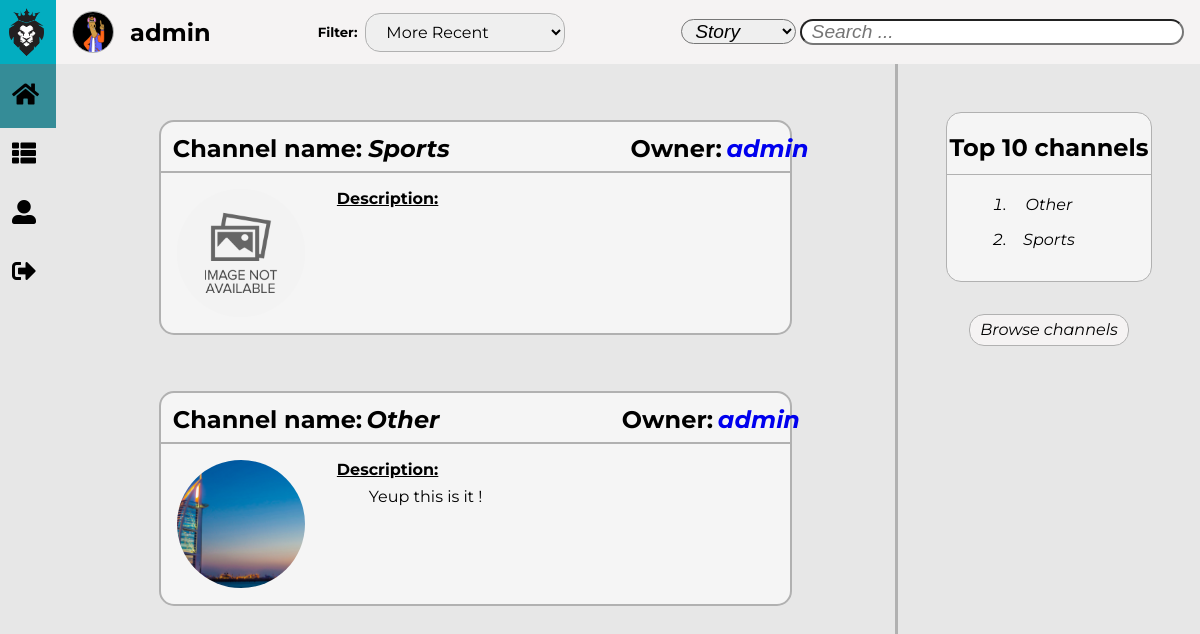
Screenshot of /pages/show_channels.php (signed in) with the database file from the repository.
### tables this page shows
CREATE TABLE Channel(
    name TEXT NOT NULL PRIMARY KEY,
    owner TEXT NOT NULL REFERENCES User(username),
    description TEXT      
);

### pages/show_channels.php (called while the page is built, shortened)
<?php
    include_once('../includes/functions.php');
    include_once('../templates/tpl_common.php');
    include_once('../templates/tpl_show_channels.php');
    include_once('../templates/tpl_general_aside.php');
    include_once('../database/db_channel.php');
    $show = isset($_GET['show']) ? htmlentities($_GET['show']) : 'all';
    if($show === 'all') {
      $channels = get_all_channels();
    }
    draw_channels_list(htmlentities_all($channels));
?>

### database/db_channel.php (called while the page is built, shortened)
<?php
  include_once('../includes/functions.php');
    function get_all_channels() {
        $db = Database::instance()->db();
        $stmt = $db->prepare('SELECT * FROM Channel');
        $stmt->execute(array());
        return $stmt->fetchall();
    }
?>

### includes/functions.php (called while the page is built, shortened)
<?php function get_image($default, $directory, $folder, $element) {
    $image = $default;
    $extensions = ['jpg', 'png', 'gif'];
    for($index = 0; $index < count($extensions); $index++) {
        if(file_exists($directory . $element . '.' . $extensions[$index])) {
            $image = $folder . $element . '.' . $extensions[$index];
            break;
        }
    }
    return $image;
} ?>

### templates/tpl_show_channels.php (the view, shortened to what this page needs)
<?php function draw_channels_list($channels) { ?>
    <div id="masterChannels">
        <section id="channels">
            <form method="get" action="../pages/channel.php">
                <?php foreach($channels as $channel) { ?>
                    <article id="<?= $channel['name'] ?>" class="channelArticle">
                        <header id="channelHeader">
                            <div>
                                <div>
                                    <p>Channel name:</p><h1><?= $channel['name'] ?></h1>
                                </div>
                                <div>
                                    <p>Owner:</p><h1><a href="../pages/profile.php?username=<?= $channel['owner'] ?>"><?= $channel['owner'] ?></a></h1>
                                </div>
                            </div>
                            <div>
                                <img id="asideIMG" src="../resources/images/<?= get_image('default/defaultChannel.png', '../resources/images/channels/', 'channels/', sha1($channel['name'])) ?>" alt="Channel Image">
                                <div id="channelDescription">
                                    <h1>Description:</h1><p><?= $channel['description'] ?></p>
                                </div>
                            </div>
                        </header>
                    </article>
                <?php } ?>
            </form>
        </section>
    </div>
<?php } ?>

### css/common.css (style rules this page uses)
:root { --background-color: rgb(231, 231, 231); --background-header-color: rgb(3, 173, 192); --background-menu-color: rgb(53, 140, 151); --background-toolBar-color: rgb(245, 243, 243); --site-name-color: white; --site-name-font: 'Exo', sans-serif; --menu-color: white; --menu-icons-color: black; --menu-font: 'Montserrat', sans-serif; --toolBar-font: 'Montserrat', sans-serif; --toolBar-info-font-size: 1.5em; --toolBar-filter-font-size: 1em; --border-color: rgb(177, 177, 177); --messages-font: 'Montserrat', sans-serif; --success-fg-color: rgb(86, 155, 13); --error-fg-color: rgb(218, 2, 13); }
body { margin: 0em; display: grid; height: 100%; overflow: hidden; grid-template-columns: auto 5.5fr 2fr; grid-template-rows: 4em 100%; grid-template-areas: "header toolBar toolBar" "menu content aside"; background-color: var(--background-color); }
a { text-decoration: none; }

### css/show_channels.css (style rules this page uses)
:root { --background-color: rgb(231, 231, 231); --background-story-color: whitesmoke; --story-title-font: 'Montserrat', sans-serif; --story-header-font: 'Montserrat', sans-serif; --story-text-font: 'Montserrat', sans-serif; --border-color: rgb(177, 177, 177); }
#masterChannels { grid-area: content; width: 100%; height: 100%; overflow: hidden; }
#channels { margin: 0%; width: 100%; max-height: 95%; overflow-y: auto; padding-right: 20px; }
#channels > form article { margin: 3.5em auto; width: 75%; height: auto; border-radius: 15px; border: solid var(--border-color) 2px; background-color: var(--background-story-color); transition: 0.1s; }
#channelHeader > div:first-child { justify-content: space-between; display: flex; padding-bottom: 0.5em; border-bottom: solid var(--border-color) 2px; }
#channelHeader > div:first-child * { justify-content: space-between; display: flex; padding-right: 1em; }
#channelHeader > div:first-child div:first-child p { margin: 0em; padding: 0.5em 0em 0em 0.5em; width: 15em; padding-top: 0.5em; font-weight: bold; font-size: 1.5em; font-family: var(--story-text-font); }
#channelHeader > div:first-child div:last-child p { margin: 0em; padding: 0.5em 0em 0em 0em; width: 3em; padding-top: 0.5em; padding-right: 1em; font-weight: bold; font-size: 1.5em; font-family: var(--story-text-font); }
#channelHeader > div:first-child h1 { margin: 0em; padding: 0.5em 0em 0em 0em; width: 100%; height: auto; font-family: var(--story-title-font); font-size: 1.5em; font-style: italic; }
#channelHeader > div:last-child { justify-content: flex-start; display: flex; }
#channelHeader > div > img { margin: 0em; padding: 1em; width: 8em; height: 8em; border-radius: 50%; object-fit: cover; }
#channelDescription { margin: 0em; padding: 1em 1em 1em 1em; max-width: 100%; font-family: var(--story-text-font); }
#channelDescription > h1 { padding: 0em; margin: 0em; font-weight: bold; text-decoration: underline; font-size: 1em; }
#channelDescription > p { position: relative; padding-top: 0.5em; padding-right: 1em; margin: 0em; text-indent: 2em; text-align: justify; line-height: 1.2em; }

### css/general_aside.css (style rules this page uses)
:root { --background-color: rgb(231, 231, 231); --background-story-color: whitesmoke; --story-text-font: 'Montserrat', sans-serif; --aside-img-font-size: 15em; --aside-username-font: 'Exo', sans-serif; --aside-username-font-size: 2em; --aside-text-font: 'Montserrat', sans-serif; --aside-button-font-size: 1em; --aside-button-background-color: rgb(245, 243, 243); --aside-button-background-color-hover: rgb(3, 173, 192); --success-fg-color: rgb(86, 155, 13); --error-fg-color: rgb(218, 2, 13); --border-color: rgb(177, 177, 177); }

### rows the page displays
channel: name "Sports", owner "admin", shows a picture
channel: name "Other", owner "admin", shows a picture, description "Yeup this is it !"

### other values shown
$username "admin"
$channel['channelName'] "Other"
$channel['channelName'] "Sports"
